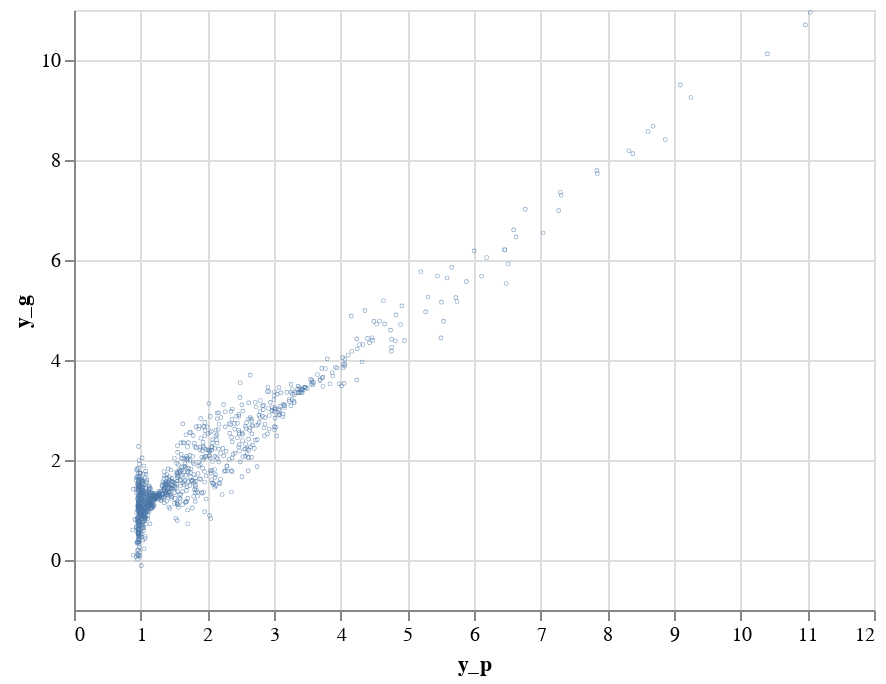

The notebook cell saved with this chart:
### Code cell
# that's the actual data on which we maximize the correlation

alt.Chart(data.sample(1000).reset_index()).mark_point(size=0.1).encode(
  x='y_p',
  y='y_g'
).interactive()

### Figure 1 — Vega-Lite specification as saved in the notebook (floating-point values rounded to 4 significant figures; data arrays with more than 128 entries replaced by an {"elided": "..."} marker saying what was removed)
{"config": {"view": {"continuousWidth": 400, "continuousHeight": 300}}, "data": {"name": "data-ca0c2029cf9721fa6f15ff6cc32f18df"}, "mark": {"type": "point", "size": 0.1}, "encoding": {"x": {"type": "quantitative", "field": "y_p"}, "y": {"type": "quantitative", "field": "y_g"}}, "selection": {"selector005": {"type": "interval", "bind": "scales", "encodings": ["x", "y"]}}, "$schema": "https://vega.github.io/schema/vega-lite/v4.8.1.json", "datasets": {"data-ca0c2029cf9721fa6f15ff6cc32f18df": {"elided": "1000 records"}}}
